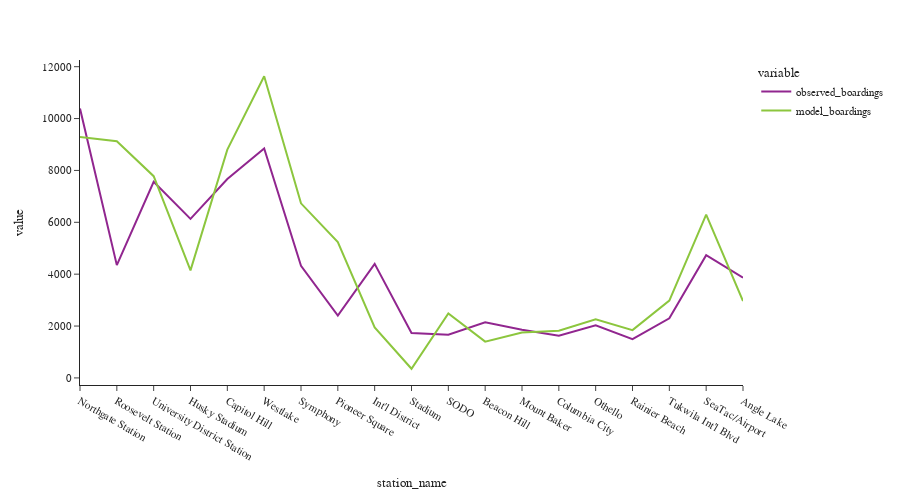

The notebook cell saved with this chart:
### Code cell
fig = px.line(line_1_df[['observed_boardings','model_boardings']])
fig.update_layout(height=500, width=900, font=dict(size=11),
                  yaxis_tickformat = '.00f')
fig.show()

### Figure 1 — Plotly figure (JSON) as saved in the notebook; plotly's stock layout.template omitted (floating-point values rounded to 4 significant figures)
{"data": [{"hovertemplate": "variable=observed_boardings<br>station_name=%{x}<br>value=%{y}<extra></extra>", "legendgroup": "observed_boardings", "line": {"color": "#91268F", "dash": "solid"}, "marker": {"symbol": "circle"}, "mode": "lines", "name": "observed_boardings", "orientation": "v", "showlegend": true, "type": "scatter", "x": ["Northgate Station", "Roosevelt Station", "University District Station", "Husky Stadium", "Capitol Hill", "Westlake", "Symphony", "Pioneer Square", "Int'l District", "Stadium", "SODO", "Beacon Hill", "Mount Baker", "Columbia City", "Othello", "Rainier Beach", "Tukwila Int'l Blvd", "SeaTac/Airport", "Angle Lake"], "xaxis": "x", "y": [10384, 4349, 7563, 6134, 7667, 8845, 4324, 2400, 4399, 1731, 1669, 2147, 1861, 1630, 2030, 1495, 2298, 4731, 3865], "yaxis": "y"}, {"hovertemplate": "variable=model_boardings<br>station_name=%{x}<br>value=%{y}<extra></extra>", "legendgroup": "model_boardings", "line": {"color": "#8CC63E", "dash": "solid"}, "marker": {"symbol": "circle"}, "mode": "lines", "name": "model_boardings", "orientation": "v", "showlegend": true, "type": "scatter", "x": ["Northgate Station", "Roosevelt Station", "University District Station", "Husky Stadium", "Capitol Hill", "Westlake", "Symphony", "Pioneer Square", "Int'l District", "Stadium", "SODO", "Beacon Hill", "Mount Baker", "Columbia City", "Othello", "Rainier Beach", "Tukwila Int'l Blvd", "SeaTac/Airport", "Angle Lake"], "xaxis": "x", "y": [9288.0, 9125.0, 7779.0, 4145.0, 8801.0, 11630.0, 6732.0, 5235.0, 1950.0, 353.4, 2486.0, 1400.0, 1752.0, 1820.0, 2258.0, 1842.0, 2983.0, 6299.0, 2962.0], "yaxis": "y"}], "layout": {"font": {"size": 11}, "height": 500, "legend": {"title": {"text": "variable"}, "tracegroupgap": 0}, "margin": {"t": 60}, "width": 900, "xaxis": {"anchor": "y", "domain": [0, 1], "title": {"text": "station_name"}}, "yaxis": {"anchor": "x", "domain": [0, 1], "tickformat": ".00f", "title": {"text": "value"}}}}
